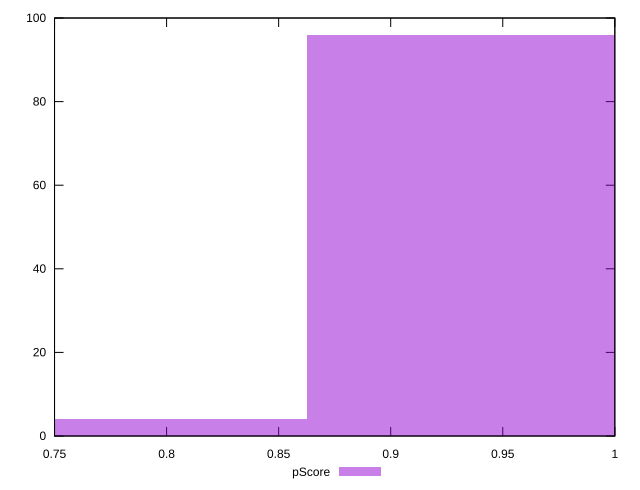

Source code (gnuplot):
reset

$pScore <<EOF
0.9409363982780162 96
0.7841136652316802 4
EOF

set key outside below
set boxwidth 0.15682273304633604
set xrange [0.75:1]
set yrange [0:100]
set trange [0:100]
set style fill transparent solid 0.5 noborder
set terminal svg size 640, 490 enhanced background rgb 'white'
set output "report_00012_2021-02-09T11:01:39.952Z/unminified-javascript/samples/pages+cached+noadtech+nomedia+nocss/pScore/histogram.svg"

plot $pScore title "pScore" with boxes

reset
